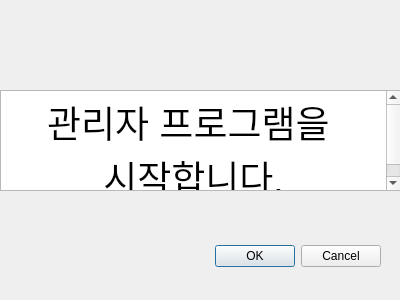
<?xml version="1.0" encoding="UTF-8"?>
<ui version="4.0">
 <class>Dialog</class>
 <widget class="QDialog" name="Dialog">
  <property name="geometry">
   <rect>
    <x>0</x>
    <y>0</y>
    <width>400</width>
    <height>300</height>
   </rect>
  </property>
  <property name="windowTitle">
   <string>Dialog</string>
  </property>
  <widget class="QDialogButtonBox" name="buttonBox">
   <property name="geometry">
    <rect>
     <x>150</x>
     <y>240</y>
     <width>231</width>
     <height>32</height>
    </rect>
   </property>
   <property name="orientation">
    <enum>Qt::Horizontal</enum>
   </property>
   <property name="standardButtons">
    <set>QDialogButtonBox::Cancel|QDialogButtonBox::Ok</set>
   </property>
  </widget>
  <widget class="QTextEdit" name="textEdit">
   <property name="geometry">
    <rect>
     <x>0</x>
     <y>90</y>
     <width>401</width>
     <height>101</height>
    </rect>
   </property>
   <property name="html">
    <string>&lt;!DOCTYPE HTML PUBLIC &quot;-//W3C//DTD HTML 4.0//EN&quot; &quot;http://www.w3.org/TR/REC-html40/strict.dtd&quot;&gt;
&lt;html&gt;&lt;head&gt;&lt;meta name=&quot;qrichtext&quot; content=&quot;1&quot; /&gt;&lt;style type=&quot;text/css&quot;&gt;
p, li { white-space: pre-wrap; }
&lt;/style&gt;&lt;/head&gt;&lt;body style=&quot; font-family:'Gulim'; font-size:9pt; font-weight:400; font-style:normal;&quot;&gt;
&lt;p align=&quot;center&quot; style=&quot; margin-top:0px; margin-bottom:0px; margin-left:0px; margin-right:0px; -qt-block-indent:0; text-indent:0px;&quot;&gt;&lt;span style=&quot; font-size:28pt;&quot;&gt;관리자 프로그램을 &lt;/span&gt;&lt;/p&gt;
&lt;p align=&quot;center&quot; style=&quot; margin-top:0px; margin-bottom:0px; margin-left:0px; margin-right:0px; -qt-block-indent:0; text-indent:0px;&quot;&gt;&lt;span style=&quot; font-size:28pt;&quot;&gt;시작합니다.&lt;/span&gt;&lt;/p&gt;&lt;/body&gt;&lt;/html&gt;</string>
   </property>
  </widget>
 </widget>
 <resources/>
 <connections>
  <connection>
   <sender>buttonBox</sender>
   <signal>accepted()</signal>
   <receiver>Dialog</receiver>
   <slot>accept()</slot>
   <hints>
    <hint type="sourcelabel">
     <x>248</x>
     <y>254</y>
    </hint>
    <hint type="destinationlabel">
     <x>157</x>
     <y>274</y>
    </hint>
   </hints>
  </connection>
  <connection>
   <sender>buttonBox</sender>
   <signal>rejected()</signal>
   <receiver>Dialog</receiver>
   <slot>reject()</slot>
   <hints>
    <hint type="sourcelabel">
     <x>316</x>
     <y>260</y>
    </hint>
    <hint type="destinationlabel">
     <x>286</x>
     <y>274</y>
    </hint>
   </hints>
  </connection>
 </connections>
</ui>
